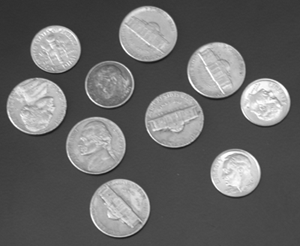
#> input picture ex04/coins.pgm, 300 x 246 px
$ jupyter execute --allow-errors spectral-Copy1.ipynb
#> lines starting #> are read from the running program, lines starting #| are printed output that depends on the picture
[cell 1]
import numpy as np
import skimage.io
import skimage
import matplotlib.pyplot as plt
import scipy
from sklearn.cluster import KMeans

[cell 2]
im = skimage.transform.rescale(skimage.io.imread('coins.pgm', as_gray=True),0.2)
#> im: shape (49, 60) float64; min 0.191, max 0.937, mean 0.404
shape = im.shape
#> shape = (49, 60)
im = im.ravel()
#> im = 2940 values, max 0.937 at index 2207, min 0.191 at index 0, mean 0.404

[cell 3]
d_sq = scipy.spatial.distance.cdist(im.reshape((-1,1)), im.reshape((-1,1)), 'sqeuclidean')
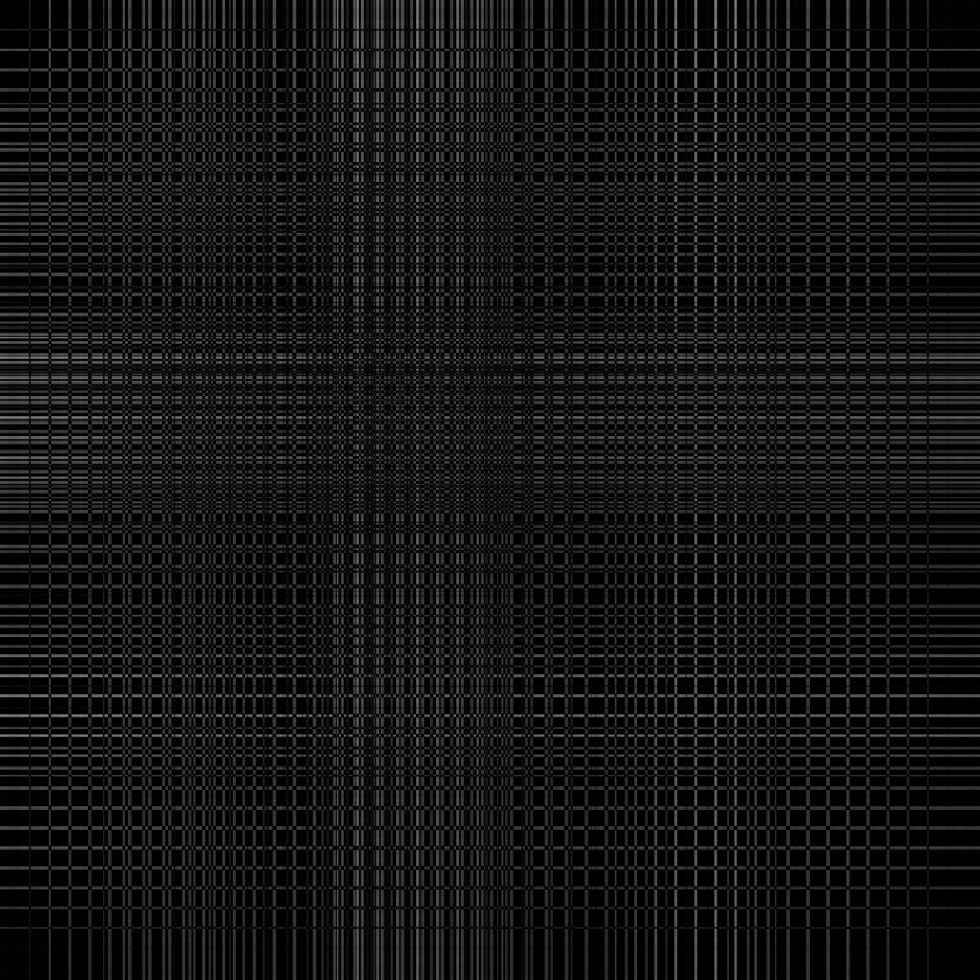
#> d_sq: shape (2940, 2940) float64 (shown at 1/3 size); min 0, max 0.557, mean 0.084

# Affinity Matrix
l = 100.0
W = np.exp(-l * d_sq)
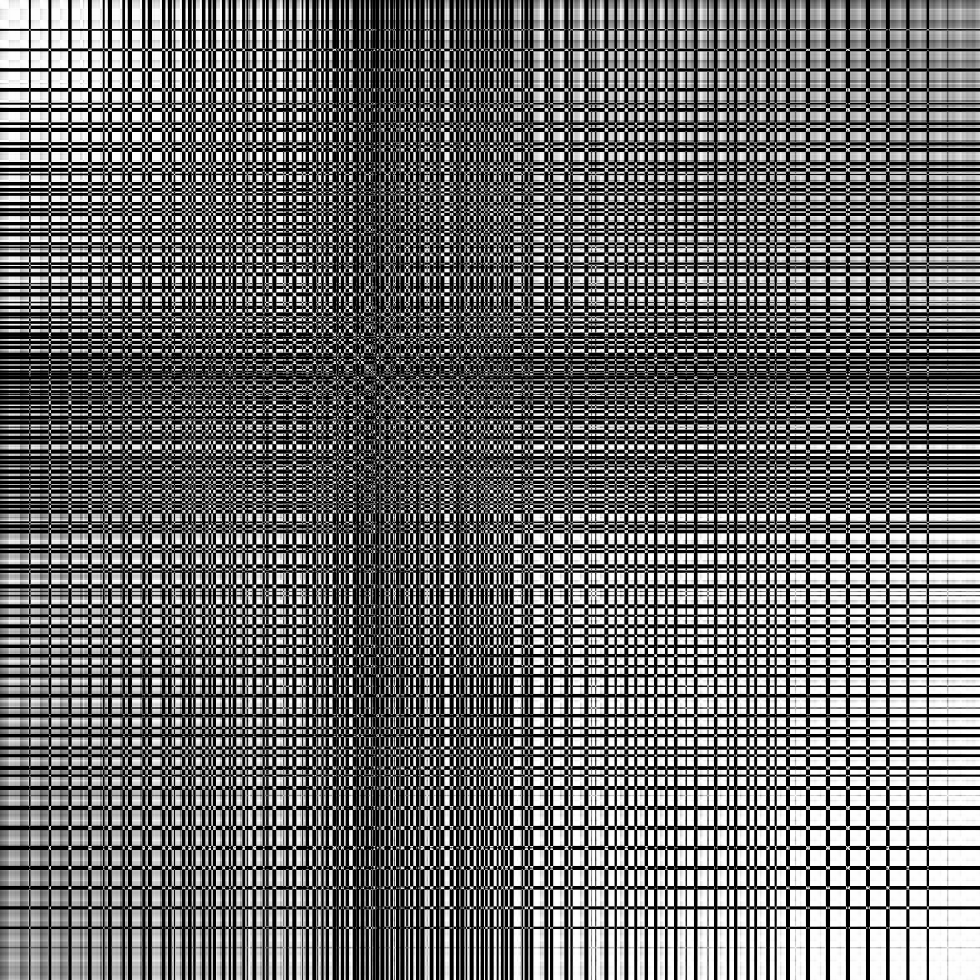
#> W: shape (2940, 2940) float64 (shown at 1/3 size); min 6.37e-25, max 1, mean 0.422

plt.imshow(W)

[cell 4]
# Build the Graph Laplacian
D = np.diag(np.sum(W, axis=0))
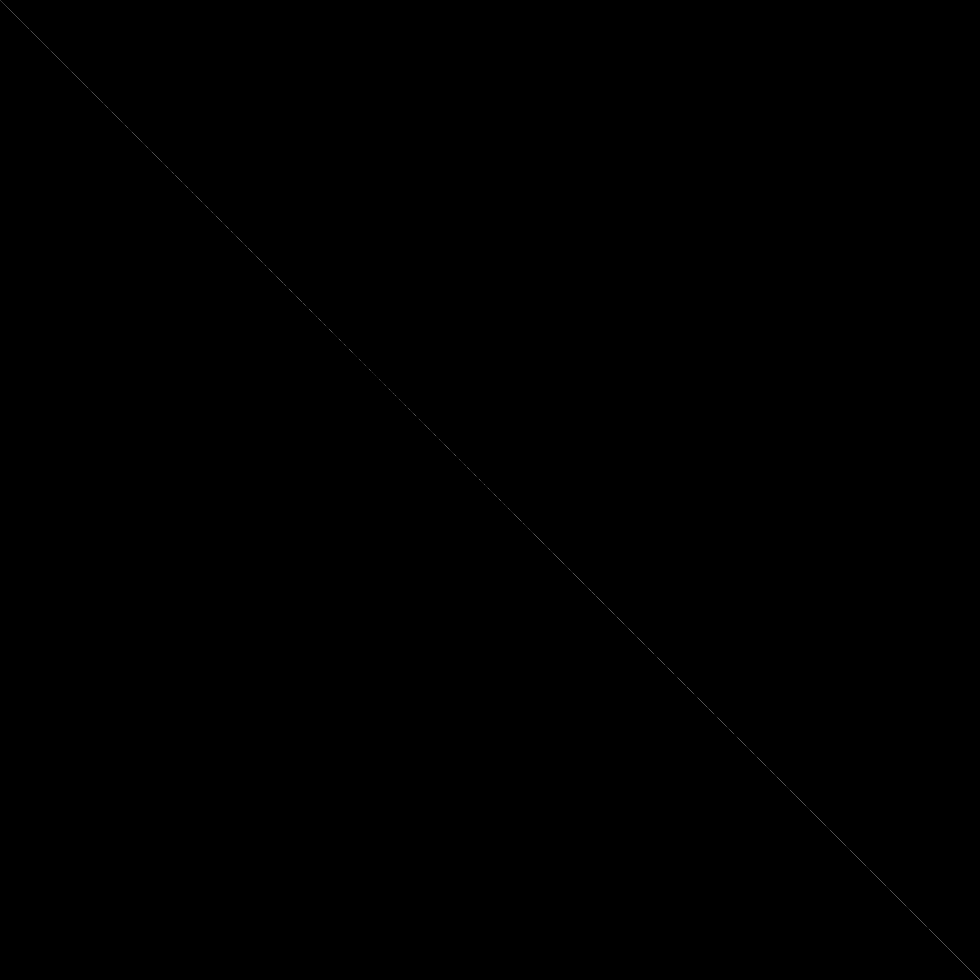
#> D: shape (2940, 2940) float64 (shown at 1/3 size); min 0, max 1782.2, mean 0.4; drawn with min black and max white
L = (D - W)

# Compute K smallest eigenvalues of L
w, v = scipy.sparse.linalg.eigsh(L, k=2, which='SM')
#> w = [7.31e-14, 4.95]; v = 2940 pairs, first value 0.0184 to 0.0184, second value -0.0125 to 0.0338
plt.imshow(L)
plt.colorbar()
print(v[:, 0])
#> (printed output is left out)
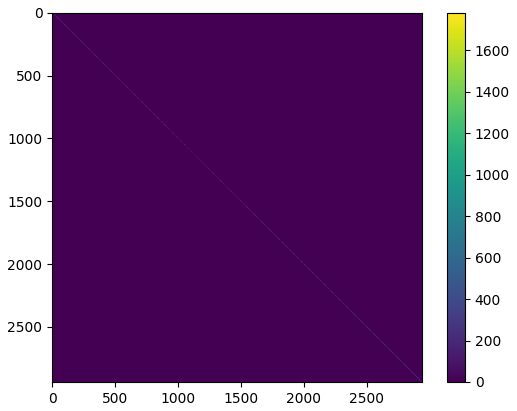
#> figure drawn by matplotlib, 2 panels

[cell 5]
plt.imshow(im.reshape(shape), 'gray')

[cell 6]
th = 0.0
plt.imshow(((v[:,1]>th)*1.0).reshape(shape), cmap='gray')
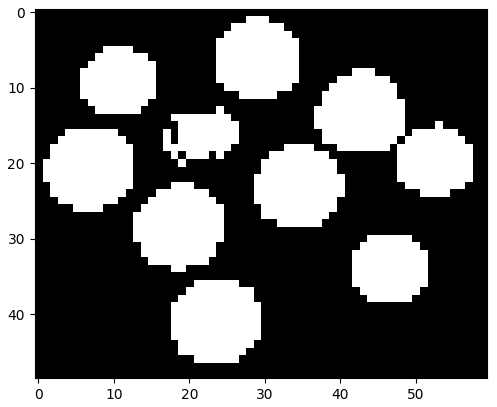
#> figure drawn by matplotlib, 1 panel

# Let's try with multilabel (and with color images)

[cell 7]
im = skimage.transform.rescale(skimage.io.imread('sheep.ppm'),0.25)
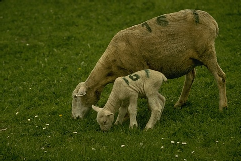
#> input picture ex04/sheep.ppm, 241 x 161 px
#> im: shape (40, 60, 1) float64; min 0.0622, max 0.547, mean 0.226
shape = im.shape[:2]
#> shape = (40, 60)

[cell 8]
d_sq = scipy.spatial.distance.cdist(im.reshape((-1, 3)), im.reshape((-1, 3)), 'sqeuclidean')
#> d_sq: shape (800, 800) float64

# Affinity Matrix
l = 100.0
W = np.exp(-l * d_sq)
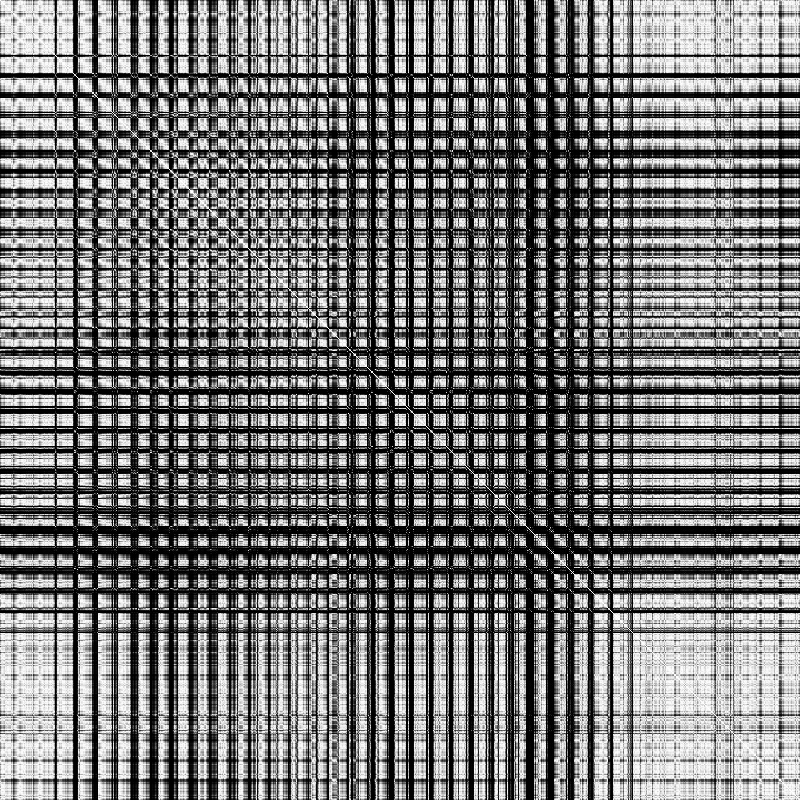
#> W: shape (800, 800) float64; min 1.32e-29, max 1, mean 0.467

[cell 9]
# Build the Graph Laplacian
D = np.sum(W, axis=0)
#> D = 800 values, max 529.8 at index 50, min 1.53 at index 548, mean 373.9

sqrtD = np.diag(D**(-0.5))

L = sqrtD @ (np.diag(D) - W) @ sqrtD
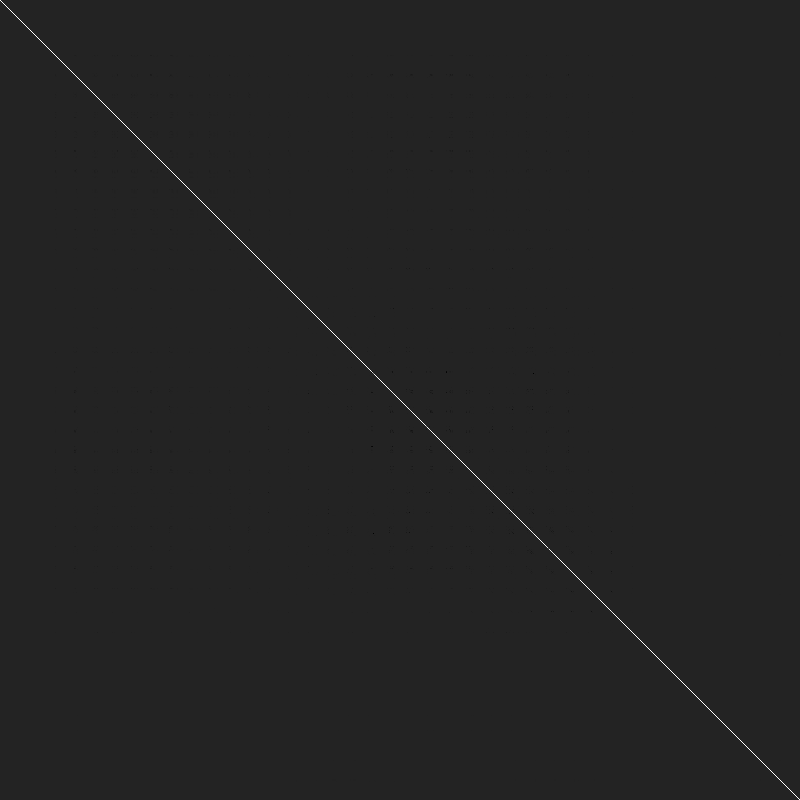
#> L: shape (800, 800) float64; min -0.163, max 0.998, mean 5.01e-05; drawn with min black and max white

# Compute K smallest eigenvalues of L
w, v = scipy.sparse.linalg.eigsh(L, k=4, which='SM')
#> w = [-2.02e-17, 0.176, 0.339, 0.438]; v = 800 rows, first 6: [-0.0338, -0.00387, -0.00164, -0.00293], [-0.0402, -0.00426, -0.00163, -0.00283], [-0.0414, -0.00419, -0.00152, -0.00246], [-0.0403, -0.00423, -0.0016, -0.00281], [-0.0391, -0.00423, -0.00167, -0.003], [-0.0416, -0.0039, -0.00127, -0.00198]

#> (a cell that did not finish here is left out)

[cell 11]
res = np.zeros(shape+(3,))
#> (the rest of this cell did not finish here and is left out)

# Let's try with Local Neighborhood

[cell 12]
im = skimage.transform.rescale(skimage.io.imread('horses.png')[:,:,:3],0.25)
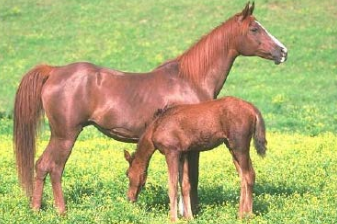
#> input picture ex04/horses.png, 337 x 224 px
#> im: shape (56, 84, 1) float64; min 0.192, max 0.858, mean 0.618
shape = im.shape[:2]
#> shape = (56, 84)

[cell 13]
d_sq = scipy.spatial.distance.cdist(im.reshape((-1, 3)), im.reshape((-1, 3)), 'sqeuclidean')
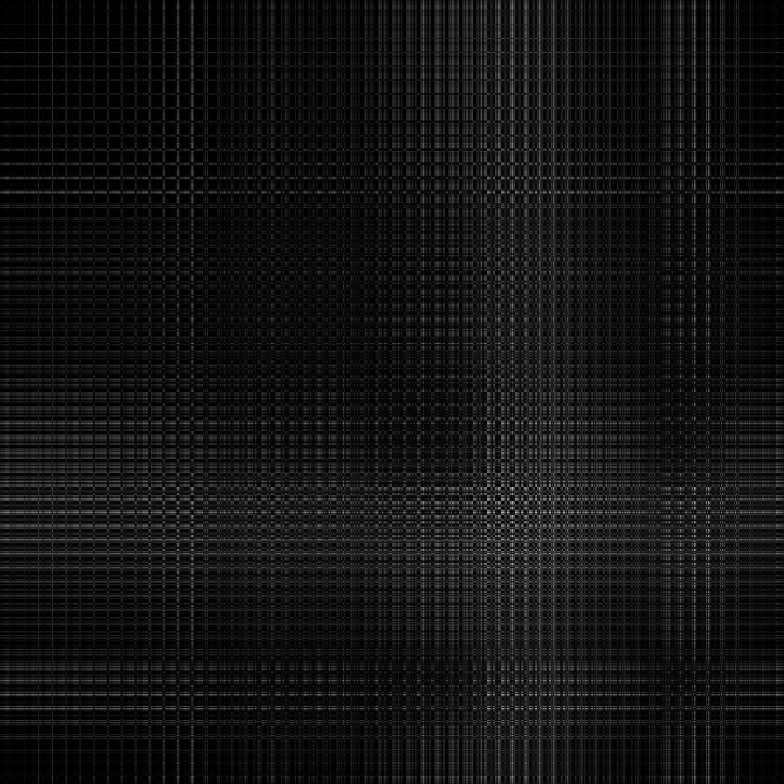
#> d_sq: shape (1568, 1568) float64 (shown at 1/2 size); min 0, max 1.22, mean 0.0916; drawn with min black and max white
#> (the rest of this cell did not finish here and is left out)

[cell 14]
# Build the Graph Laplacian
D = np.sum(W, axis=0)

sqrtD = np.diag(D**(-0.5))

L = sqrtD @ (np.diag(D) - W) @ sqrtD

# Compute K smallest eigenvalues of L
num_classes = 3
w, v = scipy.sparse.linalg.eigsh(L, k=num_classes+1, which='SM')
#> w = [-4.86e-17, 0.176, 0.339, 0.438]; v = 800 rows, first 6: [0.0338, 0.00387, 0.00164, 0.00293], [0.0402, 0.00426, 0.00163, 0.00283], [0.0414, 0.00419, 0.00152, 0.00246], [0.0403, 0.00423, 0.0016, 0.00281], [0.0391, 0.00423, 0.00167, 0.003], [0.0416, 0.0039, 0.00127, 0.00198]
